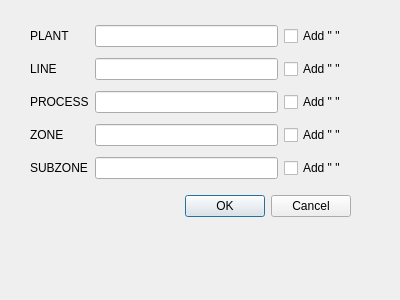
<?xml version="1.0" encoding="UTF-8"?>
<ui version="4.0">
 <class>insertNUpdateTable</class>
 <widget class="QDialog" name="insertNUpdateTable">
  <property name="geometry">
   <rect>
    <x>0</x>
    <y>0</y>
    <width>400</width>
    <height>300</height>
   </rect>
  </property>
  <property name="windowTitle">
   <string>Dialog</string>
  </property>
  <widget class="QDialogButtonBox" name="buttonBox">
   <property name="geometry">
    <rect>
     <x>10</x>
     <y>190</y>
     <width>341</width>
     <height>32</height>
    </rect>
   </property>
   <property name="orientation">
    <enum>Qt::Horizontal</enum>
   </property>
   <property name="standardButtons">
    <set>QDialogButtonBox::Cancel|QDialogButtonBox::Ok</set>
   </property>
  </widget>
  <widget class="QWidget" name="layoutWidget">
   <property name="geometry">
    <rect>
     <x>30</x>
     <y>20</y>
     <width>316</width>
     <height>164</height>
    </rect>
   </property>
   <layout class="QGridLayout" name="gridLayout_2">
    <item row="0" column="0">
     <widget class="QLabel" name="label_7">
      <property name="text">
       <string>PLANT</string>
      </property>
     </widget>
    </item>
    <item row="2" column="3">
     <widget class="QCheckBox" name="checkBoxProcess">
      <property name="text">
       <string>Add &quot; &quot;</string>
      </property>
     </widget>
    </item>
    <item row="4" column="3">
     <widget class="QCheckBox" name="checkBoxSubZone">
      <property name="text">
       <string>Add &quot; &quot;</string>
      </property>
     </widget>
    </item>
    <item row="3" column="2">
     <widget class="QLineEdit" name="line_Zone"/>
    </item>
    <item row="4" column="2">
     <widget class="QLineEdit" name="line_SubZone"/>
    </item>
    <item row="4" column="0">
     <widget class="QLabel" name="label_13">
      <property name="text">
       <string>SUBZONE</string>
      </property>
     </widget>
    </item>
    <item row="1" column="0">
     <widget class="QLabel" name="label_8">
      <property name="text">
       <string>LINE</string>
      </property>
     </widget>
    </item>
    <item row="3" column="3">
     <widget class="QCheckBox" name="checkBoxZone">
      <property name="text">
       <string>Add &quot; &quot;</string>
      </property>
     </widget>
    </item>
    <item row="2" column="2">
     <widget class="QLineEdit" name="line_Process"/>
    </item>
    <item row="1" column="3">
     <widget class="QCheckBox" name="checkBoxLine">
      <property name="text">
       <string>Add &quot; &quot;</string>
      </property>
     </widget>
    </item>
    <item row="0" column="2">
     <widget class="QLineEdit" name="line_Plant"/>
    </item>
    <item row="3" column="0">
     <widget class="QLabel" name="label_12">
      <property name="text">
       <string>ZONE</string>
      </property>
     </widget>
    </item>
    <item row="0" column="3">
     <widget class="QCheckBox" name="checkBoxPlant">
      <property name="text">
       <string>Add &quot; &quot;</string>
      </property>
     </widget>
    </item>
    <item row="1" column="2">
     <widget class="QLineEdit" name="line_Line"/>
    </item>
    <item row="2" column="0">
     <widget class="QLabel" name="label_9">
      <property name="text">
       <string>PROCESS</string>
      </property>
     </widget>
    </item>
   </layout>
  </widget>
 </widget>
 <resources/>
 <connections>
  <connection>
   <sender>buttonBox</sender>
   <signal>accepted()</signal>
   <receiver>insertNUpdateTable</receiver>
   <slot>accept()</slot>
   <hints>
    <hint type="sourcelabel">
     <x>248</x>
     <y>254</y>
    </hint>
    <hint type="destinationlabel">
     <x>157</x>
     <y>274</y>
    </hint>
   </hints>
  </connection>
  <connection>
   <sender>buttonBox</sender>
   <signal>rejected()</signal>
   <receiver>insertNUpdateTable</receiver>
   <slot>reject()</slot>
   <hints>
    <hint type="sourcelabel">
     <x>316</x>
     <y>260</y>
    </hint>
    <hint type="destinationlabel">
     <x>286</x>
     <y>274</y>
    </hint>
   </hints>
  </connection>
 </connections>
</ui>
